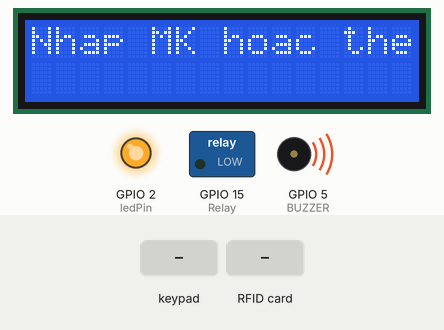
A sketch run on a simulated ESP32. Parts: 16×2 character LCD, switched loads named in the sketch (green lamp = pin HIGH), output pins drawn as LEDs (lit = HIGH), buzzer (waves = sounding, pin HIGH). The test bench sets the inputs (shaded band). WiFi joins after 1.5 s; servers stay silent unless stated; no MQTT or app messages arrive unless stated; what the sketch prints to the serial monitor is not drawn.

Above: at 2.8 s.
2.9 s: keypad keys 1 2 3 4 5 * pressed 0.4 s apart
At 6.0 s:
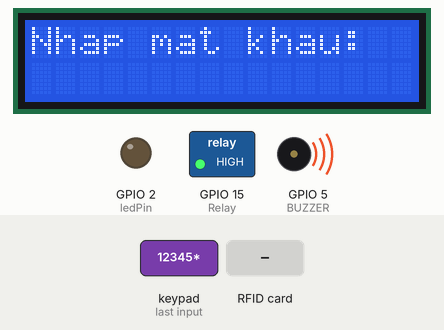
6.8 s: RFID card 1A CC AC 02 held to the reader
At 7.2 s:
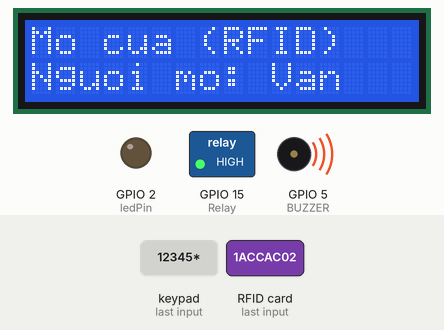
8.9 s: key '*' pressed
At 9.4 s:
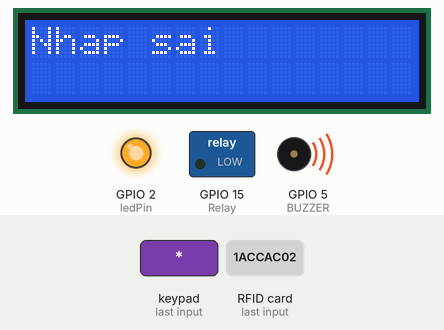
10.5 s: RFID card 72 E7 A5 41 held to the reader
At 11.0 s:
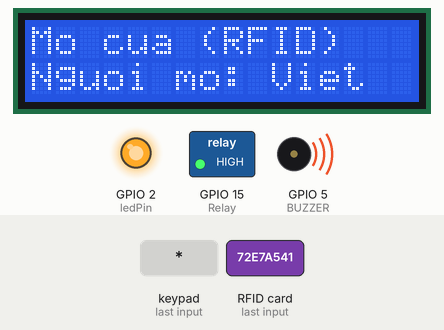
12.1 s: RFID card 5E 7A 19 C4 held to the reader
At 12.5 s:
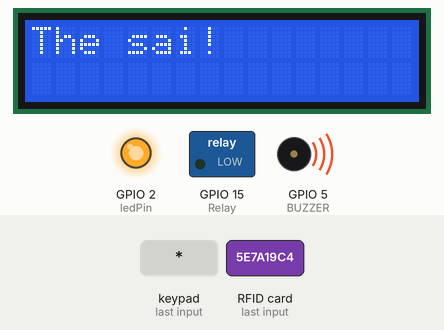
13.7 s: keypad keys 2 7 1 4 1 2 * pressed 0.4 s apart
At 13.97 s:
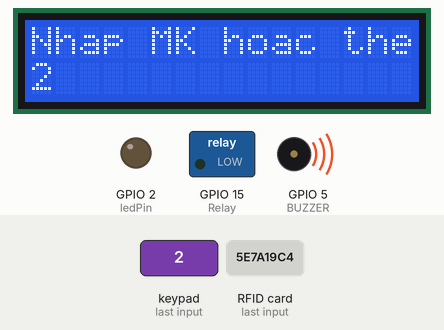
Timing chart, 0 to 19.0 s (numbered marks = the images above; inputs shaded):
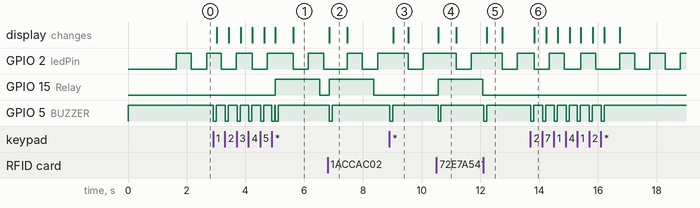

Measured:
- after the input at 2.9 s, GPIO 15 (Relay): LOW → HIGH after 2.1 s, → LOW 1.5 s later; GPIO 5 (BUZZER): goes 5 × (LOW 0.10 s, HIGH 0.30 s), LOW 0.10 s, HIGH 0.01 s, LOW 0.10 s, then HIGH, starting at once; the display: first changes after 0.13 s (image 1 shows a later state)
- after the input at 6.8 s, GPIO 15 (Relay): LOW → HIGH after 0.05 s, → LOW 1.5 s later; GPIO 5 (BUZZER): HIGH → LOW after 0.05 s, → HIGH 0.10 s later; the display: changes after 0.05 s (image 2)
- after the input at 8.9 s, GPIO 5 (BUZZER): HIGH → LOW at once, → HIGH 0.10 s later; the display: changes after 0.13 s (image 3)
- after the input at 10.5 s, GPIO 15 (Relay): LOW → HIGH after 0.06 s, → LOW 1.5 s later; GPIO 5 (BUZZER): HIGH → LOW after 0.06 s, → HIGH 0.10 s later; the display: changes after 0.06 s (image 4)
- after the input at 12.1 s, GPIO 5 (BUZZER): HIGH → LOW at once, → HIGH 0.10 s later; the display: changes after 0.12 s (image 5)
- after the input at 13.7 s, GPIO 5 (BUZZER): alternates HIGH for 0.30 s and LOW for 0.10 s, 14 changes in all, then stays HIGH, starting at once; the display: changes after 0.14 s (image 6)
- what the display in image 2 shows lasts 0.7 s, from 6.8 s to 7.5 s

The sketch:

Smart_Door_Lock.ino
```cpp
#include <SPI.h>
#include <MFRC522.h>
#include <Keypad.h>
#include <Wire.h>
#include <LiquidCrystal_I2C.h>
#include <WiFi.h>
#include <PubSubClient.h>
#include <WiFiClientSecure.h>

#define SS_PIN 16
#define RST_PIN 17
#define BUZZER 5
#define Relay 15

// ===== WiFi =====
const char* ssid = "HONOR500";
const char* password = "123456789";

// ===== MQTT Broker =====
const char* mqtt_server = "de111748f2be41469be6279df3cf2b0a.s1.eu.hivemq.cloud";   // hoặc IP broker của bạn
const int mqtt_port = 8883;
const char* mqtt_user = "buivanvan";
const char* mqtt_pass = "************";
const char* mqtt_topic_sub = "vvan/out";
const char* mqtt_topic_pub = "vvan/in";
// ===== LED =====
const int ledPin = 2;
// ===== Blink WiFi =====
unsigned long previousMillis = 0;
const long blinkInterval = 500;
bool ledState = LOW;

// ===== SSL Client =====
WiFiClientSecure espSecureClient;
PubSubClient client(espSecureClient);

// ===== RFID =============
MFRC522 mfrc522(SS_PIN, RST_PIN);
LiquidCrystal_I2C lcd(0x27, 16, 2);

// ===== RFID =====
byte correctUID1[4] = {0x1A, 0xCC, 0xAC, 0x02};
byte correctUID2[4] = {0x72, 0xE7, 0xA5, 0x41};

// ===== Keypad =====
const byte ROWS = 4;
const byte COLS = 3;

char keys[ROWS][COLS] = {
  {'1','2','3'},
  {'4','5','6'},
  {'7','8','9'},
  {'*','0','#'}
};

byte rowPins[ROWS] = {32, 33, 25, 26};
byte colPins[COLS] = {27, 14, 12};
bool ok1, ok2, match;

Keypad keypad = Keypad(makeKeymap(keys), rowPins, colPins, ROWS, COLS);

String inputPassword = "";
String correctPassword = "12345";

bool changeMode = false;
// ===== Biến xử lý phím # =====
unsigned long lastHashPress = 0;
unsigned long lastHashDebounce = 0;

const unsigned long doublePressTime = 500;  // 500ms nhấn 2 lần
const unsigned long debounceDelay = 50;     // chống dội 50ms

// ===== Số lần sai # =====
uint8_t num_incorrect =0;

// ===== Relay =======
unsigned long last_open = 0;

// ===== Kết nối WiFi =====
void setup_wifi() {
  delay(10);
  Serial.println();
  Serial.print("Dang ket noi WiFi: ");
  Serial.println(ssid);

  WiFi.begin(ssid, password);

  while (WiFi.status() != WL_CONNECTED) {
    delay(500);
    Serial.print(".");
  }

  Serial.println();
  Serial.println("WiFi da ket noi");
  Serial.print("IP: ");
  Serial.println(WiFi.localIP());
}

void mo_cua()
{
  digitalWrite(Relay, 1);
  last_open = millis();
}
void mqtt_send(const char* msg)
{
  if (client.connected()) {
    client.publish(mqtt_topic_pub, msg);
    Serial.print("MQTT gui: ");
    Serial.println(msg);
  }
}
// ===== Nhận dữ liệu MQTT =====
void callback(char* topic, byte* payload, unsigned int length) {
  String message = "";

  for (unsigned int i = 0; i < length; i++) {
    message += (char)payload[i];
  }
  //Serial.print(" | Du lieu: ");
  //Serial.println(message);

  if (message == "1") {
    //Serial.println("Nhan 1");
    mo_cua();
  }
  else if (message == "0") {
    //Serial.println("Nhan 0");
    digitalWrite(Relay, 0); // đóng cửa
    int last_open = 0;
  }
}

unsigned long lastMqttRetry = 0;

void reconnect() {
  if (client.connected()) return;

  if (millis() - lastMqttRetry < 5000) return;
  lastMqttRetry = millis();

  Serial.print("Dang ket noi MQTT SSL... ");

  String clientId = "ESP32Client-";
  clientId += String((uint32_t)ESP.getEfuseMac(), HEX);

  if (client.connect(clientId.c_str(), mqtt_user, mqtt_pass)) {
    Serial.println("thanh cong");
    client.subscribe(mqtt_topic_sub);
    Serial.print("Da subscribe topic: ");
    Serial.println(mqtt_topic_sub);
  } else {
    Serial.print("that bai, rc = ");
    Serial.println(client.state());
  }
}

// ===== Chớp LED khi WiFi đã kết nối =====
void blinkLedWhenWifiConnected() {
  if (WiFi.status() == WL_CONNECTED) {
    unsigned long currentMillis = millis();

    if (currentMillis - previousMillis >= blinkInterval) {
      previousMillis = currentMillis;
      ledState = !ledState;
      digitalWrite(ledPin, ledState);
    }
  } else {
    digitalWrite(ledPin, LOW);
  }
}

// ===== Hàm còi =====
void beep_short() {
  digitalWrite(BUZZER, LOW);
  delay(100);
  digitalWrite(BUZZER, HIGH);
}

void beep_long() {
  digitalWrite(BUZZER, LOW);
  delay(1000);
  digitalWrite(BUZZER, HIGH);
}

void setup() {
  Serial.begin(115200);
  pinMode(ledPin, OUTPUT);
  digitalWrite(ledPin, LOW);
  pinMode(Relay, OUTPUT);
  pinMode(BUZZER, OUTPUT);
  digitalWrite(BUZZER, HIGH);

  SPI.begin(18, 19, 23, 16);
  mfrc522.PCD_Init();

  lcd.init();
  lcd.backlight();
  lcd.print("Nhap MK hoac the");

  setup_wifi();

  // Cách nhanh để test TLS
  // Không kiểm tra chứng chỉ server
  espSecureClient.setInsecure();

  client.setServer(mqtt_server, mqtt_port);
  client.setCallback(callback);
}

void loop() {

  blinkLedWhenWifiConnected();

  reconnect();
  client.loop();

  if(millis() - last_open > 1500 && digitalRead(Relay)== 1)
  {
    last_open = 0;
    digitalWrite(Relay, 0);
    mqtt_send("1");
  }

  // ====== 1️⃣ KIỂM TRA RFID ======
  if (mfrc522.PICC_IsNewCardPresent() && mfrc522.PICC_ReadCardSerial()) {

    match = false;

    if (mfrc522.uid.size == 4) {
      ok1 = true;
      ok2 = true;

      for (byte i = 0; i < 4; i++) {
        if (mfrc522.uid.uidByte[i] != correctUID1[i]) ok1 = false;
        if (mfrc522.uid.uidByte[i] != correctUID2[i]) ok2 = false;
      }

      match = ok1 || ok2;
    }

    lcd.clear();

    if (match) {
      lcd.setCursor(0, 0);
      lcd.print("Mo cua (RFID)");
      lcd.setCursor(0, 1);
      lcd.print("Nguoi mo: ");
      if(ok1) lcd.print("Van");
      else if(ok2) lcd.print("Viet");
      mo_cua();
      mqtt_send("0");
      num_incorrect = 0;
      beep_short();
    } else {
      lcd.print("The sai!");
      digitalWrite(Relay, 0);
      num_incorrect ++;
      if(num_incorrect > 2) beep_long();
      else beep_short();
    }

    delay(500);
    lcd.clear();
    lcd.print("Nhap MK hoac the");

    mfrc522.PICC_HaltA();
  }

  // ====== 2️⃣ KIỂM TRA KEYPAD ======
  char key = keypad.getKey();

   if (key) {

    beep_short();

    // ====== XỬ LÝ PHÍM # ======
    if (key == '#') {

    unsigned long currentTime = millis();

    // ===== CHỐNG DỘI 50ms =====
    if (currentTime - lastHashDebounce < debounceDelay) {
      return;   // bỏ qua nếu bị dội
    }

    lastHashDebounce = currentTime;

    // ===== KIỂM TRA NHẤN 2 LẦN =====
    if (currentTime - lastHashPress <= doublePressTime) {
      changeMode = true;
      inputPassword = "";
      lcd.clear();
      lcd.print("Nhap MK moi:");
    }
    else {
      // Nhấn 1 lần → xóa 1 ký tự
      if (inputPassword.length() > 0) {
        inputPassword.remove(inputPassword.length() - 1);
      }

      lcd.clear();
      lcd.setCursor(0,0);
      lcd.print("Nhap mat khau:");
      lcd.setCursor(0,1);
      lcd.print(inputPassword);
    }

    lastHashPress = currentTime;
    return;
    }

    // ====== PHÍM * ======
    if (key == '*') {

      lcd.clear();

      if (changeMode) {
        correctPassword = inputPassword;   // lưu mật khẩu mới
        lcd.print("Da doi MK!");
        changeMode = false;
      }
      else {
        if (inputPassword == correctPassword) {
          lcd.print("Nhap dung");
          mo_cua();
          mqtt_send("0");
          num_incorrect = 0;
          beep_short();
        } else {
          lcd.print("Nhap sai");
          digitalWrite(Relay, 0);
          num_incorrect ++;

          if(num_incorrect > 2) beep_long();
        }
      }

      delay(500);

      inputPassword = "";
      lcd.clear();
      lcd.print("Nhap mat khau:");
      return;
    }

    // ====== NHẬP SỐ ======
    inputPassword += key;

    lcd.setCursor(0,1);
    lcd.print("                ");  // xóa dòng
    lcd.setCursor(0,1);
    lcd.print(inputPassword);
  }
}
```
